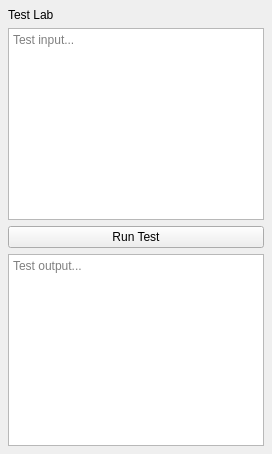
<?xml version="1.0" encoding="UTF-8"?>
<ui version="4.0">
 <class>PromptTestLab</class>
 <widget class="QWidget" name="PromptTestLab">
  <layout class="QVBoxLayout" name="mainLayout">
   <property name="leftMargin"><number>8</number></property>
   <property name="topMargin"><number>8</number></property>
   <property name="rightMargin"><number>8</number></property>
   <property name="bottomMargin"><number>8</number></property>
   <property name="spacing"><number>6</number></property>
   <item>
    <widget class="QLabel" name="titleLabel">
     <property name="text"><string>Test Lab</string></property>
    </widget>
   </item>
   <item>
    <widget class="QTextEdit" name="inputEdit">
     <property name="placeholderText"><string>Test input...</string></property>
    </widget>
   </item>
   <item>
    <widget class="QPushButton" name="runTestButton">
     <property name="text"><string>Run Test</string></property>
    </widget>
   </item>
   <item>
    <widget class="QTextEdit" name="outputEdit">
     <property name="readOnly"><bool>true</bool></property>
     <property name="placeholderText"><string>Test output...</string></property>
    </widget>
   </item>
  </layout>
 </widget>
 <layoutdefault spacing="6" margin="11"/>
 <resources/>
 <connections/>
</ui>
